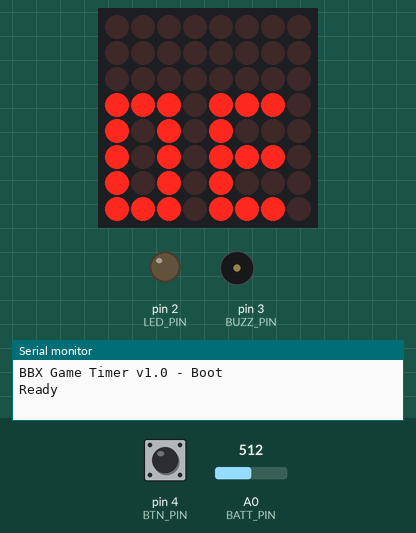
This sketch was run on a simulated Arduino Uno, built with avr-gcc and run on an emulated ATmega328P. Parts: 8×8 LED matrix, output pins drawn as LEDs (lit = HIGH), buzzer (waves = sounding, pin HIGH), the last lines printed to the serial monitor. The inputs (shaded band) are chosen by the test bench; at power-on: pin 4 (BTN_PIN) HIGH, A0 (BATT_PIN) = 512. Random numbers use the default seed unless the sketch sets one.

Above: at 1.7 s.
1.8 s: pin 4 (BTN_PIN) pulled LOW for 0.15 s
At 2.14 s:
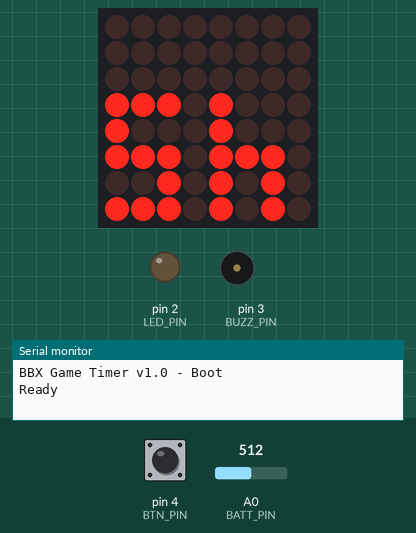
2.5 s: pin 4 (BTN_PIN) pulled LOW for 1 s
At 4.9 s:
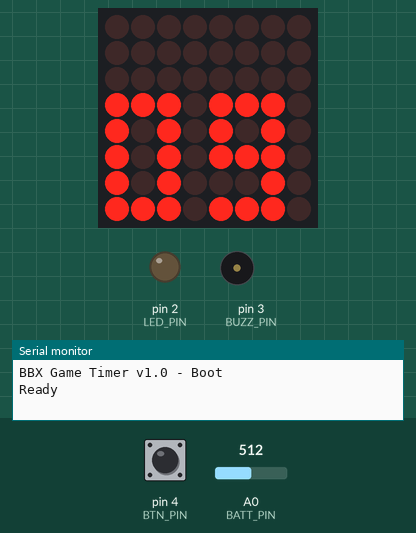
6.5 s: pin 4 (BTN_PIN) pulled LOW for 3.2 s
At 9.7 s:
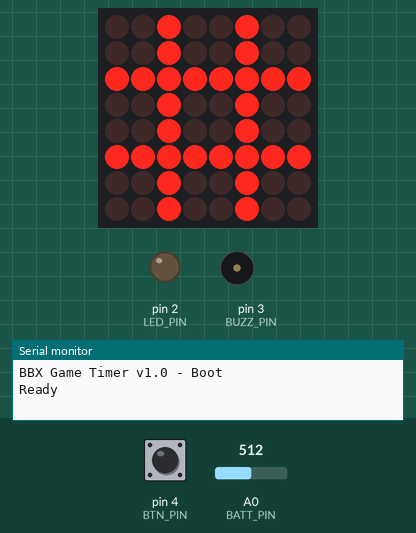
10.3 s: pin 4 (BTN_PIN) pulled LOW for 3.2 s
At 14.1 s:
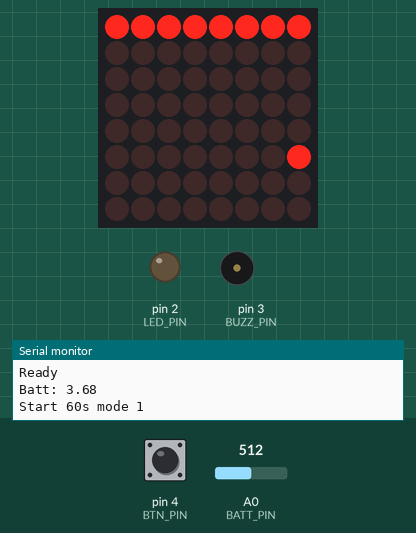
16.8 s: A0 (BATT_PIN) set to 300
20.1 s: A0 (BATT_PIN) set to 279
Timing chart, 0 to 23.1 s (numbered marks = the images above; inputs shaded):
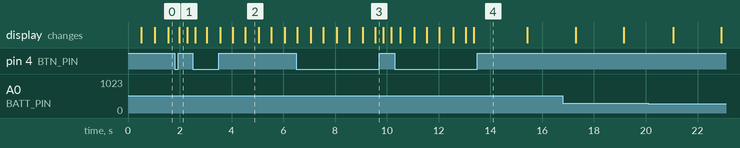

The sketch:

bbx-game-timer.ino
```cpp
#include <LedControl.h>

// Hardware pins
#define BTN_PIN 4
#define BUZZ_PIN 3
#define LED_PIN 2
#define DIN_PIN 12
#define CLK_PIN 11
#define CS_PIN 10
#define BATT_PIN A0

// Timing constants
#define LONG_PRESS_MS 3000
#define BATT_CHECK_MS 10000
#define LOW_BATT_TH (2*1.05f)  // Voltage threshold

// Display related
#define HIGH_INTENSITY 12 // Max = 15
#define LOW_INTENSITY 2
#define STD_INTENSITY 8

// Available timer durations in seconds
//const int TIMES[] PROGMEM = {15,30,45,60,90,120,150,180,240,300};
const int TIMES[] = {15,30,45,60,90,120,180,240,300};
const int NUM_TIMES = 9;

// Application states
enum State {
  SELECT_TIME,
  SELECT_MODE,
  RUNNING,
  EXPIRED,
  LOW_BATT
};

// Display modes
enum DisplayMode {
  NUMERIC = 0,
  PROGBAR,
  SAND,
  MODE_COUNT
};

// Function prototypes
void drawTwoDigits(int leftDig, int rightDig);
// void drawDigitLeft(int dig);
// void drawMRight();
void drawNumeric(int secs);
void initSand();
void moveOneGrain();
void drawBatteryLow(unsigned long now);
void drawSetupTime(int secs);
void drawSetupMode(DisplayMode mode);

// Global state variables
State currentState = SELECT_TIME;
int selectedTimeIdx = 1;  // Default 30s (index 1)
volatile DisplayMode selectedMode = NUMERIC;
long totalMs;
long startMs;
long remainingMs;
long pressStartMs = 0;
bool buttonPressed = false;
long lastBattMs = 0;
float battV = 3.2f;
long lastStepMs = 0;
long tickMs;
byte sandRows[8];  // Bitmask for sand simulation (bit 7 = col 0 left)
int sandMoved;

// MAX7219 instance
LedControl lc = LedControl(DIN_PIN, CLK_PIN, CS_PIN, 1);

// Compact 3x5 font (cols0-2 left, col3 blank, cols4-6 right)
#define FONT_ROWS 6
byte font[11][8] = {
  {0x07,0x05,0x05,0x05,0x07,0x00,0x00,0x00}, // 0
  {0x02,0x06,0x02,0x02,0x07,0x00,0x00,0x00}, // 1
  {0x07,0x01,0x07,0x04,0x07,0x00,0x00,0x00}, // 2
  {0x07,0x01,0x07,0x01,0x07,0x00,0x00,0x00}, // 3
  {0x05,0x05,0x07,0x01,0x01,0x00,0x00,0x00}, // 4
  {0x07,0x04,0x07,0x01,0x07,0x00,0x00,0x00}, // 5
  {0x07,0x04,0x07,0x05,0x07,0x00,0x00,0x00}, // 6
  {0x07,0x01,0x02,0x02,0x02,0x00,0x00,0x00}, // 7
  {0x07,0x05,0x07,0x05,0x07,0x00,0x00,0x00}, // 8
  {0x07,0x05,0x07,0x01,0x07,0x00,0x00,0x00}, // 9
  {0x01,0x02,0x04,0x00,0x00,0x00,0x00,0x00}  // prime (4col low bits)
};
#define CHAR_PRIME 10

byte reverseBits(byte b) {
  b = ((b >> 1) & 0x55) | ((b << 1) & 0xAA);
  b = ((b >> 2) & 0x33) | ((b << 2) & 0xCC);
  b = ((b >> 4) & 0x0F) | ((b << 4) & 0xF0);
  return b;
}

void setup() {
  randomSeed(analogRead(0));
  Serial.begin(9600);
  Serial.println(F("BBX Game Timer v1.0 - Boot"));

  pinMode(BTN_PIN, INPUT_PULLUP);
  pinMode(LED_PIN, OUTPUT);
  pinMode(BUZZ_PIN, OUTPUT);

  lc.shutdown(0, false);
  lc.setIntensity(0, STD_INTENSITY);
  lc.clearDisplay(0);

  // All on test
  for (byte r = 0; r < 8; r++) lc.setRow(0, r, 0xFF);
  delay(500);
  lc.clearDisplay(0);

  // "42" test
  // Serial.println(F("Test 42"));
  // drawTwoDigits(4, 2);
  // delay(3000);
  // lc.clearDisplay(0);

  Serial.println(F("Ready"));
}

void loop() {
  unsigned long now = millis();

  handleButton(now);

  // Battery check
  if (now - lastBattMs > BATT_CHECK_MS) {
    battV = readBatteryVoltage();
    lastBattMs = now;
    if (battV > 0.8f && battV < LOW_BATT_TH && currentState != LOW_BATT) {
      currentState = LOW_BATT;
      Serial.print(F("Low batt: ")); Serial.println(battV, 2);
    }
    Serial.print(F("Batt: ")); Serial.println(battV, 2);
  }

  switch (currentState) {
    case SELECT_TIME:
      drawSetupTime(TIMES[selectedTimeIdx]);
      break;
    case SELECT_MODE:
      drawSetupMode(selectedMode);
      break;
    case RUNNING:
      remainingMs = totalMs - (now - startMs);
      if (remainingMs <= 0) {
        currentState = EXPIRED;
        digitalWrite(BUZZ_PIN, HIGH);
        delay(1000);
        digitalWrite(BUZZ_PIN, LOW);
        Serial.println(F("Expired"));
      } else {
        updateDisplay(now);
      }
      break;
    case EXPIRED:
      digitalWrite(LED_PIN, (now / 1000) % 2);
      break;
    case LOW_BATT:
      drawBatteryLow(now);
      break;
  }

  delay(20);
}

float readBatteryVoltage() {
  long sum = 0;
  for (int i = 0; i < 16; i++) {
    sum += analogRead(BATT_PIN);
    delayMicroseconds(10);
  }
  float adcAvg = sum / 16.0f;
  float vadc = (adcAvg / 1023.0f) * 5.0f;
  return vadc * 1.47f;
}

void handleButton(unsigned long now) {
  bool btnLow = (digitalRead(BTN_PIN) == LOW);

  if (!buttonPressed && btnLow) {
    pressStartMs = now;
    buttonPressed = true;
  } else if (buttonPressed && !btnLow) {
    unsigned long pressDur = now - pressStartMs;
    if (pressDur < LONG_PRESS_MS) onTap();
    buttonPressed = false;
  } else if (buttonPressed && (now - pressStartMs >= LONG_PRESS_MS)) {
    onLongPress();
    buttonPressed = false;
  }
}

void onTap() {
  switch (currentState) {
    case SELECT_TIME:
      selectedTimeIdx = (selectedTimeIdx + 1) % NUM_TIMES;
      break;
    case SELECT_MODE:
      selectedMode = DisplayMode((int(selectedMode) + 1) % MODE_COUNT);
      break;
    case RUNNING:
      totalMs = (unsigned long) TIMES[selectedTimeIdx] * 1000UL;
      startMs = millis();
      initSand();
      break;
  }
}

void onLongPress() {
  switch (currentState) {
    case SELECT_TIME:
      currentState = SELECT_MODE;
      break;
    case SELECT_MODE:
      totalMs = (unsigned long)TIMES[selectedTimeIdx] * 1000UL;
      startMs = millis();
      initSand();
      currentState = RUNNING;
      Serial.print(F("Start ")); Serial.print(totalMs/1000); Serial.print("s mode "); Serial.println(selectedMode);
      break;
    case EXPIRED:
      totalMs = (unsigned long)TIMES[selectedTimeIdx] * 1000UL;
      startMs = millis();
      initSand();
      currentState = RUNNING;
      break;
  }
}

void drawSetupTime(int secs) {
  lc.clearDisplay(0);
  if (secs <= 90) {
    int tens = secs / 10;
    int ones = secs % 10;
    drawTwoDigits(tens, ones);
  } else {
    int mins = secs / 60;
    drawTwoDigits(mins, CHAR_PRIME);
  }
  lc.setIntensity(0, (millis() / 500) % 2 ? HIGH_INTENSITY : LOW_INTENSITY);
//  if ((millis() / 1000) % 2 == 0) lc.setRow(0, 7, 0xFF);
}

void drawSetupMode(DisplayMode mode) {
  lc.clearDisplay(0);
  byte modeIcons[3][8] = {
    {0x24, 0x24, 0xFF, 0x24, 0x24, 0xFF, 0x24, 0x24},  // #
    {0x00, 0x00, 0xFF, 0xFF, 0xFF, 0xFF, 0x00, 0x00},  // horiz rect
    {0xFF, 0x7E, 0x3C, 0x18, 0x18, 0x3C, 0x7E, 0xFF}   // hourglass
  };
  for (int r = 0; r < 8; r++) {
    lc.setRow(0, 7-r, reverseBits(modeIcons[int(mode)][r]));
  }
  lc.setIntensity(0, (millis() / 500) % 2 ? HIGH_INTENSITY : LOW_INTENSITY);
}

void updateDisplay(unsigned long now) {
  lc.clearDisplay(0);
  lc.setIntensity(0, STD_INTENSITY);

  if (selectedMode == NUMERIC) {
    int secs = remainingMs / 1000UL;
      drawNumeric(secs);
  } else if(selectedMode == PROGBAR) {
      lc.setRow(0, 0, 0xFF);
      unsigned long elapsedMs = totalMs - remainingMs;
      int pixels = ((elapsedMs * 32UL) / totalMs) + 1;
      pixels = (pixels > 32) ? 32 : pixels;
      int fullCols = pixels / 4;
      int remPx = pixels % 4;
      int fullrow = 0x00FF << (7 - fullCols);
      int partrow = 0x00FF << (8 - fullCols);
      for (int r = 0; r < 4; r++) {
        if (r < remPx) {
          lc.setRow(0, 5-r, reverseBits(fullrow));
        } else {
          lc.setRow(0, 5-r, reverseBits(partrow));
        }
      }
      // for (int c = 0; c < fullCols; c++) {
      //   for (int rr = 0; rr < 4; rr++) {
      //     lc.setLed(0, 2 + rr, c, true);
      //   }
      // }
      // for (int rr = 0; rr < remPx; rr++) {
      //   lc.setLed(0, 2 + rr, fullCols, true);
      // }
  } else if(selectedMode == SAND) {
      unsigned long elapsedMs = totalMs - remainingMs;
      int moves = ((elapsedMs * 128UL) / totalMs) + 1;
      moves = (moves > 128) ? 128 : moves;
      if (moves > sandMoved) {
        moveOneGrain();
        ++sandMoved;
      }
      for (int r = 0; r < 8; r++) {
        lc.setRow(0, 7-r, reverseBits(sandRows[r]));
      }
  }
}

void drawNumeric(int secs) {
  if (secs <= 90) {
    int tens = secs / 10;
    int ones = secs % 10;
    drawTwoDigits(tens, ones);
  } else {
    int mins = secs / 60;
    drawTwoDigits(mins, CHAR_PRIME);
  }
}

void drawTwoDigits(int leftDig, int rightDig) {
  for (int row = 0; row < FONT_ROWS; row++) {
    byte bits = ((font[leftDig][row] & 0x07) << 4) | ((font[rightDig][row] & 0x07));
    lc.setRow(0, 7-row, reverseBits(bits));
  }
}

// void drawDigitLeft(int dig) {
//   for (int row = 0; row < 8; row++) {
//     byte bits = (font[dig][row] & 0x07) << 4;
//     lc.setRow(0, 7-row, reverseBits(bits));
//   }
// }

// void drawMRight() {
//   for (int row = 0; row < 8; row++) {
//     byte bits = font[10][row] & 0x07;
//     lc.setRow(0, 7-row, reverseBits(bits));
//   }
// }

void initSand() {
  tickMs = totalMs / 128UL;
  lastStepMs = millis();
  memset(sandRows, 0, sizeof(sandRows));
  for (int r = 0; r < 4; r++) sandRows[r] = 0xFF;
  sandMoved = 0;
}

void moveOneGrain() {
  while ((sandRows[7] & sandRows[6] & sandRows[5] & sandRows[4]) != 0xFF) {
    int col = random(8);
    byte mask = 1 << (7 - col);
    for (int row = 6; row >= 0; row--) {
      if (sandRows[row] & mask && !(sandRows[row + 1] & mask)) {
        sandRows[row] &= ~mask;
        sandRows[row + 1] |= mask;
        return;
      }
    }
  }
}

void drawBatteryLow(unsigned long now) {
  lc.clearDisplay(0);
  byte battIcon[8] = {0x00,0xFE,0x83,0x81,0x83,0xFE,0x00,0x00};
  for (int r = 0; r < 8; r++) lc.setRow(0, 7-r, reverseBits(battIcon[r]));
  lc.setIntensity(0, (now / 500) % 2 ? HIGH_INTENSITY : LOW_INTENSITY);
}
```
